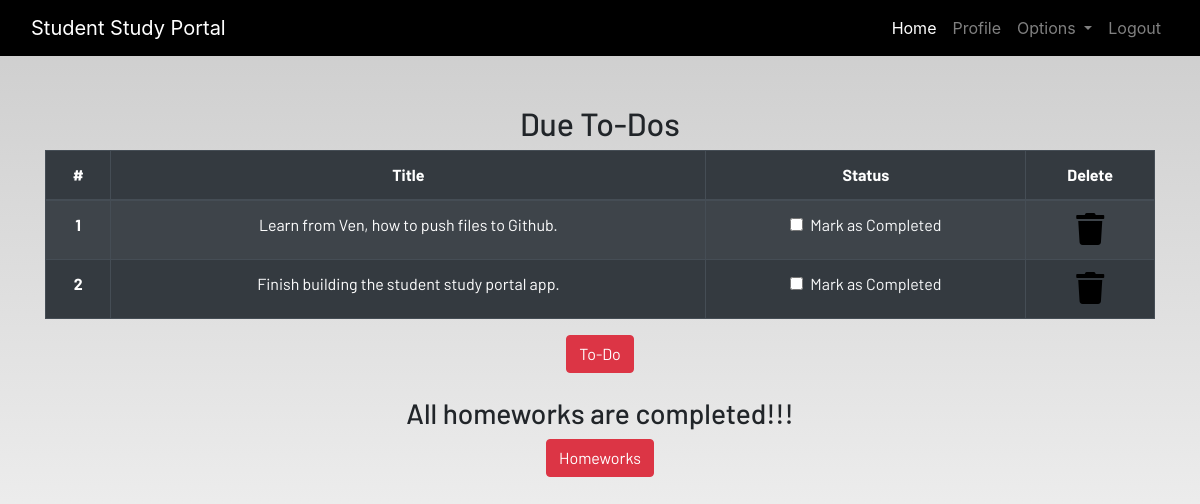
/profile/ (signed in), run on the app's committed database.
### dashboard/models.py (models this page shows, shortened)
class Todo(models.Model):
    user = models.ForeignKey(User, on_delete=models.CASCADE)
    title = models.CharField(max_length=500)
    is_finished = models.BooleanField(default=False)
    class Meta:
        verbose_name = "todo"
        verbose_name_plural = "todo"

### dashboard/views.py (the view)
# urls.py: path("profile/", dashboard_views.profile, name="profile"),
@login_required
def profile(request):
    homeworks = Homework.objects.filter(is_finished = False, user = request.user)
    todos = Todo.objects.filter(is_finished = False, user = request.user)
    if len(homeworks) == 0:
        homework_done = True
    else:
        homework_done = False
    if len(todos) == 0:
        todos_done = True
    else:
        todos_done = False
    context = {
        "homeworks":homeworks,
        "todos":todos,
        "homework_done":homework_done,
        "todos_done":todos_done
    }
    return render(request, "dashboard/profile.html", context)

### dashboard/templates/dashboard/profile.html
{% extends 'dashboard/base.html' %}
{% load static %}
{% load crispy_forms_tags%}
{% block content %}
<section class="text-center">
    <div class="container">
    {% if not todos_done %}
        <h2>Due To-Dos</h2>
        <table class="table table-striped table-bordered table-hover table-dark">
            <thead>
                <tr>
                    <th scope="col">#</th>
                    <th scope="col">Title</th>
                    <th scope="col">Status</th>
                    <th scope="col">Delete</th>
                </tr>
            </thead>
            <tbody>
                {% for todo in todos %}
                <tr>
                    <th scope="row">{{forloop.counter}}</th>
                    <td>{{todo.title}}</td>
                    <td>
                        <a href="{% url 'update-todo' todo.id %}">
                            <div class="form-check">
                                {% if todo.is_finished == True %}
                                <input class="form-check-input" type="checkbox" value="" checked>
                                {% else %}
                                <input class="form-check-input" type="checkbox" value="">
                                {% endif %}
                                <label class="form-check-label text-light" for="flexCheckDefault">
                                    Mark as Completed
                                </label>
                            </div>
                        </a>
                    </td>
                    <td><a href="{% url 'delete-todo' todo.id %}"><i class="fa fa-trash fa-2x"></i></a></td>
                </tr>
                {% endfor %}
            </tbody>
        </table>
        {% else %}
        <h3>All To-Dos are completed!!!</h3>
        {% endif %}
        <a href="{% url 'todo' %}" class="btn btn-danger">To-Do</a>
        <br><br>
        {% if not homework_done %}
        <h2>Due Homeworks</h2>
        <table class="table table-striped table-bordered table-hover table-dark">
            <thead>
                <tr>
                    <th scope="col">#</th>
                    <th scope="col">Subject</th>
                    <th scope="col">Title</th>
                    <th scope="col">Description</th>
                    <th scope="col">Due</th>
                    <th scope="col">Status</th>
                    <th scope="col">Delete</th>
                </tr>
            </thead>
            <tbody>
                {% for homework in homeworks %}
                <tr>
                    <th scope="row">{{forloop.counter}}</th>
                    <td>{{homework.subject}}</td>
                    <td>{{homework.title}}</td>
                    <td>{{homework.description}}</td>
                    <td>{{homework.due}}</td>
                    <td>
                        <a href="{% url 'update-homework' homework.id %}">
                            <div class="form-check">
                                {% if homework.is_finished == True %}
                                <input class="form-check-input" type="checkbox" value="" checked>
                                {% else %}
                                <input class="form-check-input" type="checkbox" value="">
                                {% endif %}
                                <label class="form-check-label text-light" for="flexCheckDefault">
                                    Mark as Completed
                                </label>
                            </div>
                        </a>
                    </td>
                    <td><a href="{% url 'delete-homework' homework.id %}"><i class="fa fa-trash fa-2x"></i></a></td>
                </tr>
                {% endfor %}
            </tbody>
        </table>
        {% else %}
        <h3>All homeworks are completed!!!</h3>
    {% endif %}
        <a href="{% url 'homework' %}" class="btn btn-danger">Homeworks</a>
    </div>
</section>
{% endblock content %}

### static/css/main.css (style rules this page uses)
html { scroll-behavior: smooth; height: 100%; width: 100%; }
a { text-decoration: none !important; color: black; }
html, body { max-width: 100%; overflow-x: hidden; height: 100%; width: 100%; }
body { background: linear-gradient(rgba(0, 0, 0, 0.2), rgba(255, 255, 255, 0.5)); overflow-x: hidden; background-repeat: no-repeat; }
.fa { color: black; }

### data on the page
Todo: title "Learn from Ven, how to push files to Github."
Todo: title "Finish building the student study portal app."
